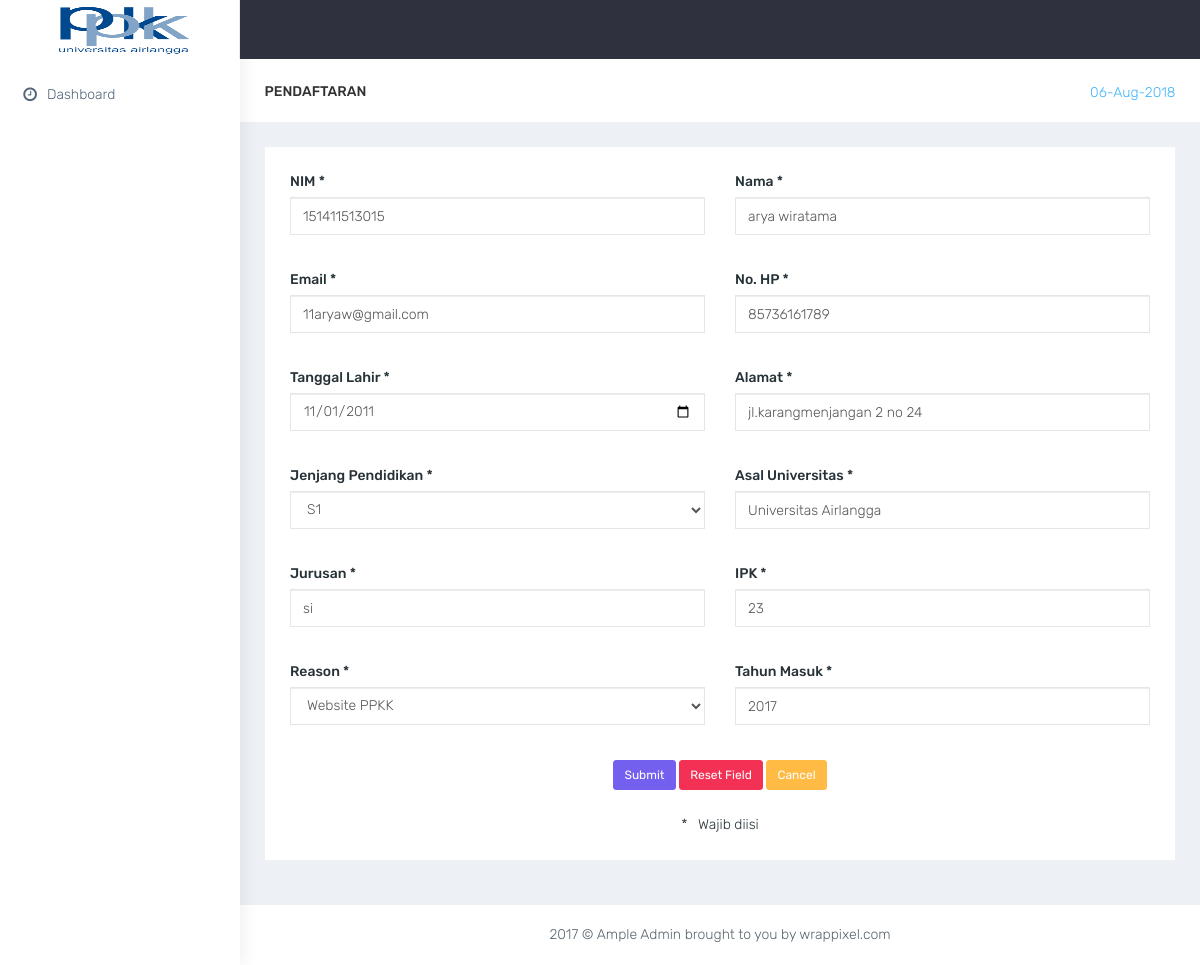
Page /home/editdata/08115812 on the committed database.
### tables this page shows
CREATE TABLE `pendaftaran` (
  `id_jobseeker` varchar(135) DEFAULT NULL,
  `name_jobseeker` varchar(180) DEFAULT NULL,
  `email_jobseeker` varchar(135) DEFAULT NULL,
  `phone_jobseeker` varchar(36) DEFAULT NULL,
  `borndate_jobseeker` date DEFAULT NULL,
  `address_jobseeker` varchar(360) DEFAULT NULL,
  `education_jobseeker` varchar(135) DEFAULT NULL,
  `university_jobseeker` varchar(180) DEFAULT NULL,
  `gpa_jobseeker` double DEFAULT NULL,
  `registereddate_jobseeker` datetime DEFAULT NULL,
  `verified_jobseeker` varchar(3) DEFAULT NULL,
  `printed_jobseeker` varchar(3) DEFAULT NULL,
  `voucherkey_jobseeker` varchar(360) DEFAULT NULL,
  `voucher_jobseeker` varchar(360) DEFAULT NULL,
  `type_jobseeker` varchar(135) DEFAULT NULL,
  `major` varchar(50) NOT NULL,
  `reason` varchar(60) NOT NULL,
  `nim` varchar(20) NOT NULL,
  `tahun` varchar(20) NOT NULL
);

### application/views/layout/konten.php (called while the page is built)
<?php if(!defined('BASEPATH')) exit('No direct access allowed');
if ($isi) {
 $this->load->view($isi);
}

### application/views/layout/wrapper.php (called while the page is built)
<?php
require_once('head.php');
require_once('header.php');
require_once('konten.php');
require_once('footer.php');

### application/controllers/Home.php (called while the page is built, shortened)
<?php
class Home extends CI_Controller {
  public function __construct() {
    $this->load->model('pendaftaran_m');
 	}
  public function editdata($id) {
    $this->form_validation->set_rules('txtnim','txtnim','required');
    $this->form_validation->set_rules('txtnama','txtnama','required');
    $this->form_validation->set_rules('txtemail','txtemail','required');
    $this->form_validation->set_rules('txthp','txthp','required');
    $this->form_validation->set_rules('txtalamat','txtalamat','required');
  	if ($this->form_validation->run() === FALSE) {
  			$data = array(
           'title'=>'Tambah Data Pendafataran',
   	 			 'isi' => 'pendaftaran/pendaftaran_edit',
  				 'detail' => $this->pendaftaran_m->detail($id)
  			);
  			$this->load->view('layout/wrapper', $data);
  		}
  }
}

### index.php (called while the page is built, shortened)
<?php
require_once BASEPATH.'core/CodeIgniter.php';

### application/models/Pendaftaran_m.php (called while the page is built, shortened)
<?php if ( ! defined('BASEPATH')) exit('No direct script access allowed');
class Pendaftaran_m extends CI_Model {
  public function detail($id = FALSE) {
  	$query = $this->db->get_where('pendaftaran', array('id_jobseeker' => $id));
  	return $query->row_array();
	}
}

### application/views/pendaftaran/pendaftaran_edit.php (the view, shortened to what this page needs)
<div class="row">
                <div class="col-lg-12">
                    <div class="panel panel-default">
                        <div class="panel-body">
                            <div class="row">
                                    <form data-toggle="validator" name="form1" method="post" action="<?php echo base_url();?>home/editdata">
                                        <div class="form-group col-lg-6">
                                            <label>NIM *</label>
                                            <input required class="form-control" type="text" name="txtnim" id="txtnim" value="<?php echo $detail['nim'];?>">
                                        </div>
                                        <div class="form-group  col-lg-6">
                                            <label>Nama *</label>
                                            <input required class="form-control" type="text" name="txtnama" id="txtnama" value="<?php echo $detail['name_jobseeker'];?>">
                                        </div>
                                        <div class="form-group col-lg-6">
                                            <label>Email *</label>
                                            <input required class="form-control" type="text" name="txtemail" id="txtemail" value="<?php echo $detail['email_jobseeker'];?>">
                                        </div>
                                        <div class="form-group col-lg-6">
                                            <label>No. HP *</label>
                                            <input required class="form-control" type="text" name="txthp" id="txthp" value="<?php echo $detail['phone_jobseeker'];?>">
                                        </div>
                                        <div class="form-group col-lg-6">
                                            <label>Tanggal Lahir *</label>
                                            <input required class="form-control" type="date" name="tgllahir" id="tgllahir" value="<?php echo $detail['borndate_jobseeker'];?>">
                                        </div>
                                        <div class="form-group col-lg-6">
                                            <label>Alamat *</label>
                                            <input required class="form-control" type="text" name="txtalamat" id="txtalamat" value="<?php echo $detail['address_jobseeker'];?>">
                                        </div>
                                        <div class="form-group col-lg-6">
                                            <label>Jenjang Pendidikan *</label>
                                            <select name="education_jobseeker" id="education_jobseeker" class="form-control" onchange="edu()">
                                							<option value="S1"<?php if($detail['education_jobseeker']=="S1"){echo "selected";} ?>>S1</option>
                                						</select>
                                        </div>
                                        <div class="form-group col-lg-6">
                                            <label>Asal Universitas *</label>
                                            <input required class="form-control" type="text" name="txtuniv" id="txtuniv" value="<?php echo $detail['university_jobseeker'];?>">
                                        </div>
                                        <div class="form-group col-lg-6">
                                            <label>Jurusan *</label>
                                            <input required class="form-control" type="text" name="txtjur" id="txtjur" value="<?php echo $detail['major'];?>">
                                        </div>
                                        <div class="form-group col-lg-6">
                                            <label>IPK *</label>
                                            <input required class="form-control" type="text" name="txtipk" id="txtipk" value="<?php echo $detail['gpa_jobseeker'];?>">
                                        </div>
                                        <div class="form-group col-lg-6">
                                            <label>Reason *</label>
                                            <select name="reason" id="reason" class="form-control" onchange="edu()">
                                              <option value="Website PPKK" <?php if($detail['education_jobseeker']=="Website PPKK"){echo "selected";} ?>>Website PPKK</option>
                                						</select>
                                        </div>
                                        <div class="form-group col-lg-6">
                                            <label>Tahun Masuk *</label>
                                            <input required class="form-control" type="number" name="txtthn" id="txtthn" value="<?php echo $detail['tahun'];?>">
                                        </div>
                                        <center>
                                        <div class="form-group col-lg-12">
                                            <button type="submit" name="submit" value="submit" class="btn btn-sm btn-primary">Submit</button>
                                            <button type="reset" name="reset" value="clear form" class="btn btn-sm btn-danger " >Reset Field</button>
                                            <button class="btn btn-sm btn-warning" onclick="window.history.back()">Cancel</button>
                                        </div>
                                        <div class="col-lg-12">
                                            *&nbsp;&nbsp; Wajib diisi
                                        </div>
                                      </center>
                                    </form>
                            </div>
                        </div>
                    </div>
                </div>
            </div>

### asset/css/colors/default.css (style rules this page uses)
body { background: #fff; }

### rows in the picture
pendaftaran: txtnim "151411513015", txtnama "arya wiratama", txtemail "11aryaw@gmail.com", txthp "85736161789", tgllahir "11/01/2011", txtalamat "jl.karangmenjangan 2 no 24", education_jobseeker "S1", txtuniv "Universitas Airlangga", txtjur "si", txtipk "23", txtthn "2017"
